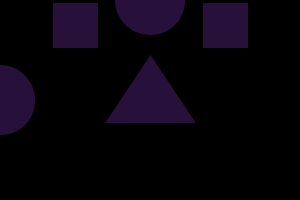
Frame 1 (no input)
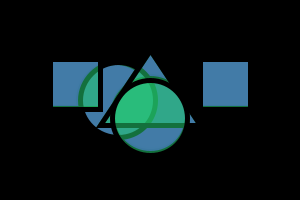
Frame 60 (the mouse pressed at the canvas centre just before this capture)
Frame 120 (the mouse held since frame 60 and released just before this capture): identical to frame 60, image omitted

The Processing sketch that drew these frames (run headless with seeded random() and noise(); from frame 60 on, the mouse is pressed at the canvas centre):

// Processing sketch: processing_91225
// ── processing_91225.pde

int[] myShape = new int [4];
int[] myColor = new int [2];
int [] mySpeed = {2,1,1,2};

void setup() {
  size(300,200);
  background(0);
}
  
 void draw() {
 
   if(( mouseX < 20) || (mouseX> 280) || ( mouseY > 180 )) {

    myColor[0] = color( random(255), random(255), random(255), random(255)); 
    myColor[1] = color( random(255), random(255), random(255), random(255)); 
   
   frameRate(80);
   fill(myColor[0]);
   strokeWeight(5);
   ellipse(myShape[0],100,75,75);
   fill(myColor[0]);
   triangle(150,50,100,125,200,125);
   fill(myColor[0]);
   rect(50,myShape[1],50,50);
   ellipse(150,myShape[3],75,75);
   rect(200,myShape[2],50,50);
   

   
   myShape[0] = myShape[0] + mySpeed[0]; 
   myShape[1] = myShape[1] + mySpeed[1];
   myShape[2] = myShape[2] + mySpeed[2];
   myShape[3] = myShape[3] + mySpeed[3];



   if (myShape[0] > 280 || myShape[0] < 0)
   mySpeed[0] = mySpeed[0] * -1;
   if (myShape[1] > 180 || myShape[1] < 0)
   mySpeed[1] = mySpeed[1] * -1;
   if (myShape[2] > 180 || myShape[2] < 0)
   mySpeed[2] = mySpeed[2] * -1;
   if (myShape[3] > 180 || myShape[3] < 0)
   mySpeed[3] = mySpeed[3] * -1;

  }
 }
